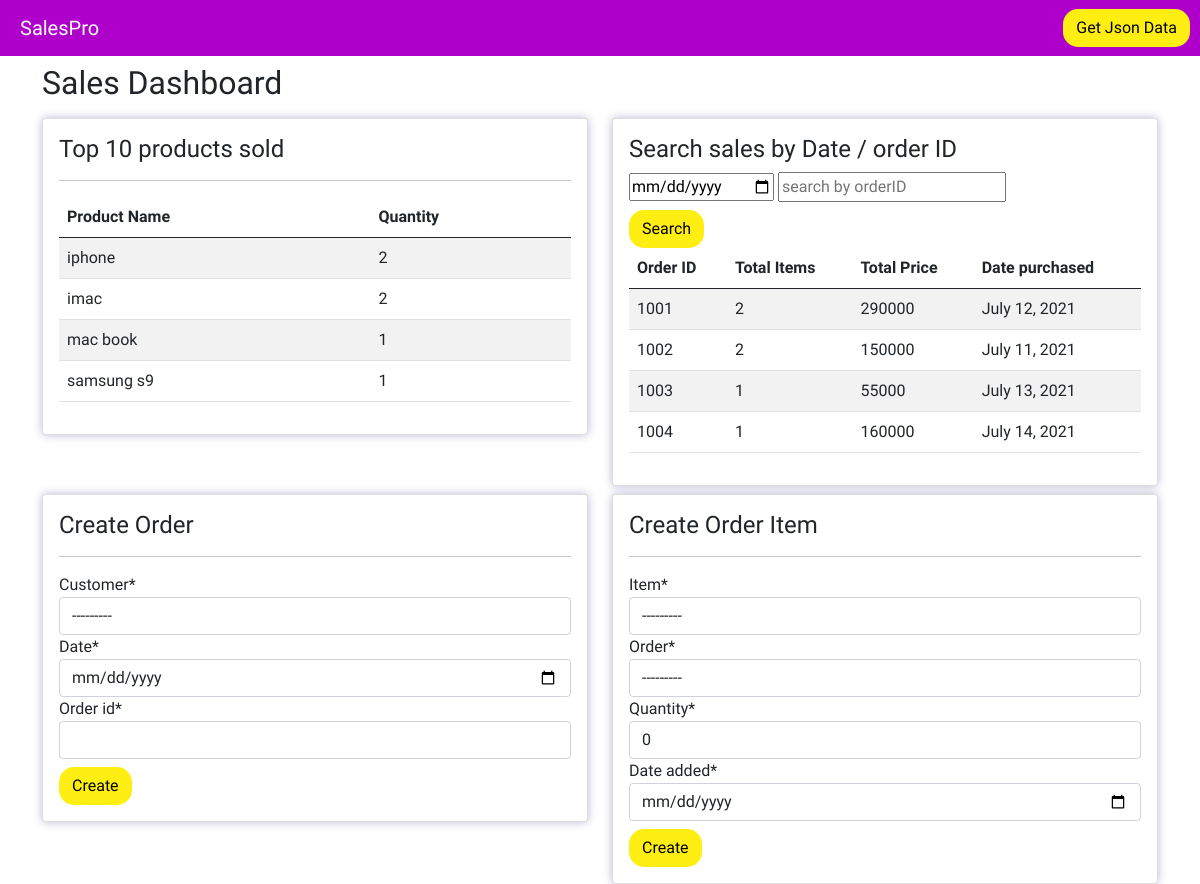
Before: / with the older database file.
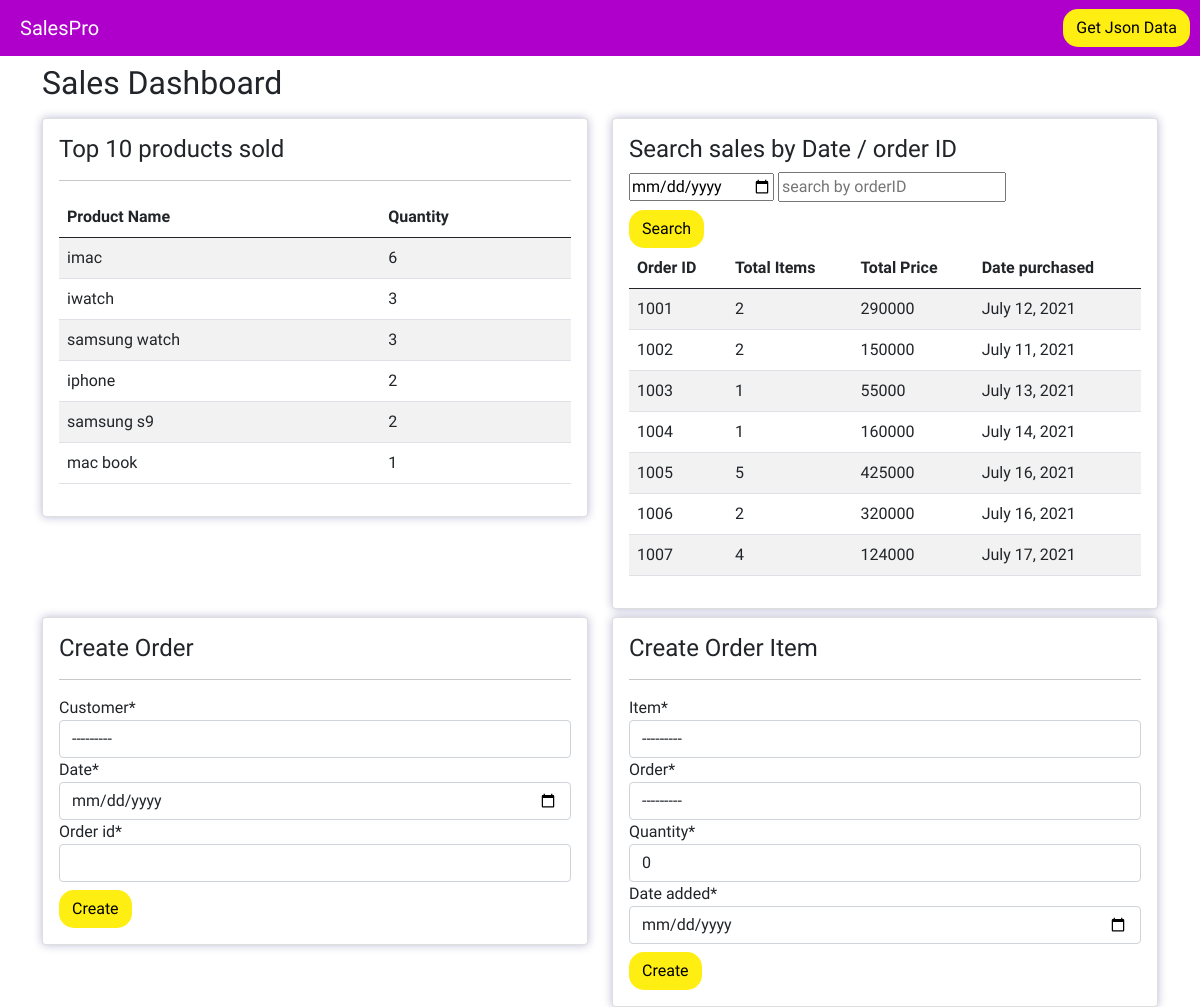
After: the same page with the newer database file.
### sales/models.py (models this page shows, shortened)
class Item(models.Model):
    item_name = models.CharField(max_length=20)
    item_price = models.IntegerField()
    def __str__(self):
        return self.item_name

class Order(models.Model):
    customer = models.ForeignKey(Customer, on_delete=models.SET_NULL, null = True)
    date = models.DateField()
    order_id = models.CharField(max_length=20)
    def __str__(self):
        return str(self.order_id)
    @property
    def saleTotal(self):
        items = self.orderitem_set.all()
        total = sum([item.totalAmount() for item in items])
        return total
    @property
    def itemsTotal(self):
        items = self.orderitem_set.all()
        total = sum([item.quantity for item in items])
        return total

class OrderItem(models.Model):
    item = models.ForeignKey(Item, on_delete=models.SET_NULL, null = True)
    order = models.ForeignKey(Order, on_delete=models.CASCADE, null = True)
    quantity = models.IntegerField(default = 0)
    date_added = models.DateField()
    class Meta:
        ordering = ['-quantity']
    def totalAmount(self):
        return self.item.item_price *  self.quantity
    def item_quantity(self):
        return [self.item.item_name, self.quantity]

### sales/views.py (the view)
# urls.py: path('', dashboard_view, name = 'dashboard'),
def dashboard_view(request):
    orderitems = OrderItem.objects.all()
    orders = Order.objects.all()
    customers = Customer.objects.all()
    order_form = OrderForm()
    order_item_form = OrderItemForm()
    item_dict = {}
    for orderitem in orderitems:
        item, quantity = orderitem.item_quantity()
        if item in item_dict:
            previous_quantity = item_dict[item]
            item_dict[item] = quantity + previous_quantity
        else:
            item_dict[item] = quantity
    sorted_dict = sorted(item_dict.items(), key=lambda kv: kv[1], reverse=True)
    item_dict =dict(sorted_dict)
    date_query = request.GET.get('date')
    if date_query != '' and date_query is not None:
        orders = Order.objects.filter(date = date_query)
    order_id_query = request.GET.get('order_id')
    if order_id_query != '' and order_id_query is not None:
        orders = Order.objects.filter(order_id__iexact = order_id_query)
    context = {'orders' : orders, 'items' : orderitems, 'filter' : filter,
    'item_dict' : item_dict, 'order_item_form' : order_item_form, 'order_form' : order_form}
    return render(request, 'dashboard.html', context)

### sales/forms.py
class OrderItemForm(ModelForm):
    class Meta:
        model = OrderItem
        fields = '__all__'
    date_added = forms.DateField(widget=DateInput)

class OrderForm(ModelForm):
    class Meta:
        model = Order
        fields = '__all__'
    date = forms.DateField(widget=DateInput)

### sales/models.py (called while the page is built)
    def __str__(self):
        return self.name

### template/dashboard.html (shortened to what this page needs)
{% extends 'base.html' %}
{% load crispy_forms_tags %}
{% block content %}
<div class="dashboard-container">
    <h2 class = "mt-2">Sales Dashboard</h2>
    <div class="row">
        <div class="col-md-6">
            <div class="card card-custom card-shadow mt-2">
                <div class="card-body">
                    <h4 class="card-title">
                        Top 10 products sold
                    </h4>
                    <hr>
                    {% include 'tables/top-products-table.html' %}
                </div>
            </div>
        </div>
        <div class="col-md-6">
            <div class="card card-custom card-shadow mt-2">
                <div class="card-body">
                    <h4 class="card-title">
                        Search sales by Date / order ID
                    </h4>
                    <form action="#" method = "GET" class="form">
                        <div class="form-group">
                            <input type="date" name = "date">
                            <input type="text" name = "order_id" placeholder = "search by orderID">
                        </div>
                        <button class="btn btn-custom mt-2" type = "submit">Search</button>
                    </form>
                    {% include 'tables/sales-table.html' %}
                </div>
            </div>
        </div>
    </div>
    <div class="row">
        <div class="col-md-6">
            <div class="card card-shadow mt-2">
                <div class="card-body">
                    <h4 class="card-title">
                        Create Order
                    </h4>
                    <hr>
                    <form action="create-order/" method = "POST">
                    {{ order_form|crispy }}
                    <button class="btn btn-custom mt-2" type = "submit">Create</button>
                    </form>
                </div>
            </div>
        </div>
        <div class="col-md-6">
            <div class="card card-shadow mt-2">
                <div class="card-body">
                    <h4 class="card-title">
                        Create Order Item
                    </h4>
                    <hr>
                    <form action="create-order-item/" method = "POST">
                    {{ order_item_form|crispy }}
                    <button class="btn btn-custom mt-2" type = "submit">Create</button>
                    </form>
                </div>
            </div>
        </div>
    </div>
</div>
{% endblock content %}

### template/base.html (shortened to what this page needs)
{% load static %}
<!DOCTYPE html>
<html lang="en">
<head>
    <link rel="stylesheet" href="https://cdn.jsdelivr.net/npm/bootstrap@5.0.2/dist/css/bootstrap.min.css">
    <link rel="stylesheet" href="{% static 'css/style.css' %}">
</head>
<body>
    {% include 'partial/navbar.html' %}
    <div class="container">
        {% block content %}
        {% endblock %}
    </div>
</body>
</html>

### template/partial/navbar.html
<nav class = "navbar navbar-expand-lg navbar-custom">
    <a href="#" class="navbar-brand">SalesPro</a>
    <a href="/api/sales" class="btn btn-custom" target = "_blank">Get Json Data</a>
</nav>

### template/tables/top-products-table.html
<table class="table table-striped">
    <thead>
    <tr>
        <th scope="col">Product Name</th>
        <th scope="col">Quantity</th>
    </tr>
    </thead>
    <tbody>
    {% for key, val in item_dict.items  %}
        <tr>
            <td>{{ key }}</td>
            <td>{{ val }}</td>
        </tr>
    {% endfor %}
    </tbody>
</table>

### template/tables/sales-table.html
<table class="table table-striped">
    <thead>
    <tr>
        <th scope="col">Order ID</th>
        <th scope="col">Total Items</th>
        <th scope="col">Total Price</th>
        <th scope="col">Date purchased</th>
    </tr>
    </thead>
    <tbody>
        {% for order in orders %}
        <tr>
            <td>{{ order.order_id }}</td>
            <td>{{ order.itemsTotal }}</td>
            <td>{{ order.saleTotal }}</td>
            <td>{{ order.date|date }}</td>
        </tr>
        {% endfor %}
    </tbody>
</table>

### static/css/style.css (style rules this page uses)
:root { --primary-color : #AE00CA; --secondary-color : #F45C85; --btn-color : #FEEE12; }
body { font-family: 'Ubuntu', sans-serif; }
.btn-custom { background-color: var(--btn-color); color : black; border-radius: 15px; margin-left : auto; margin-right : 10px; }
.navbar-custom { background-color : var(--primary-color); }
.navbar-brand { color : white; text-decoration: none; margin-left : 20px; }
.card-shadow { box-shadow: 0 0 10px 0 rgba(0, 0, 100, 0.27); }

Changed rows visible on the page:
now on this page (row unchanged): Item: item_dict "iwatch"
now on this page (row unchanged): Item: item_dict "samsung watch"
added Order: order_id "1005", itemsTotal "5", saleTotal "425000", date "July 16, 2021"
added Order: order_id "1006", itemsTotal "2", saleTotal "320000", date "July 16, 2021"
added Order: order_id "1007", itemsTotal "4", saleTotal "124000", date "July 17, 2021"
Other visible differences:
new list line: "imac"
new list line: "6"
new list line: "3"
new list line: "samsung s9"
new list line: "2"
list line gone: "imac"
list line gone: "2"
list line gone: "samsung s9"
list line gone: "1"
